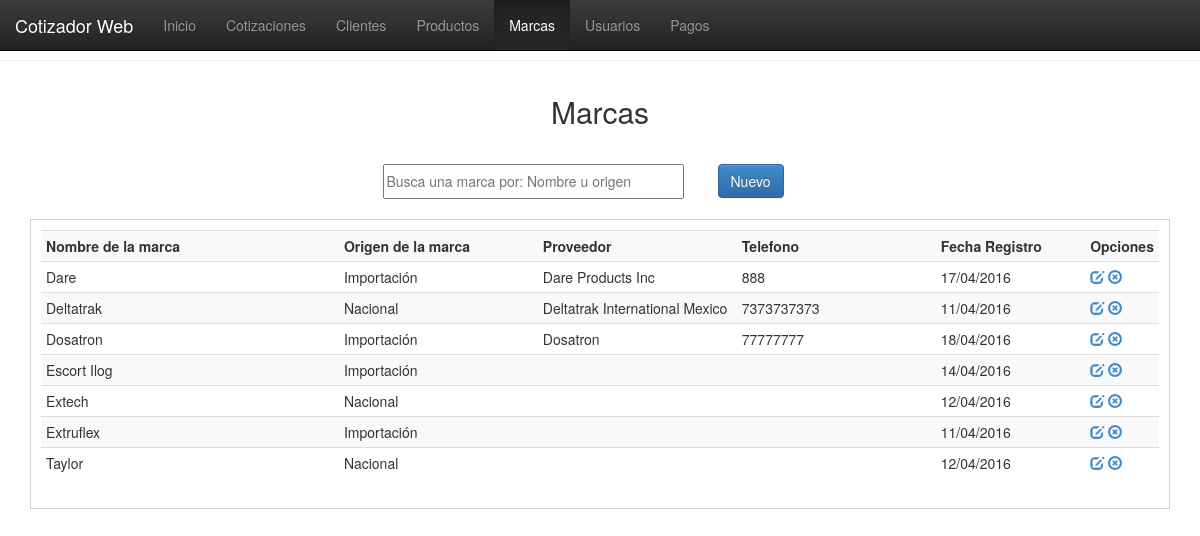
Before: /vistas/marcas.php with the older database file.
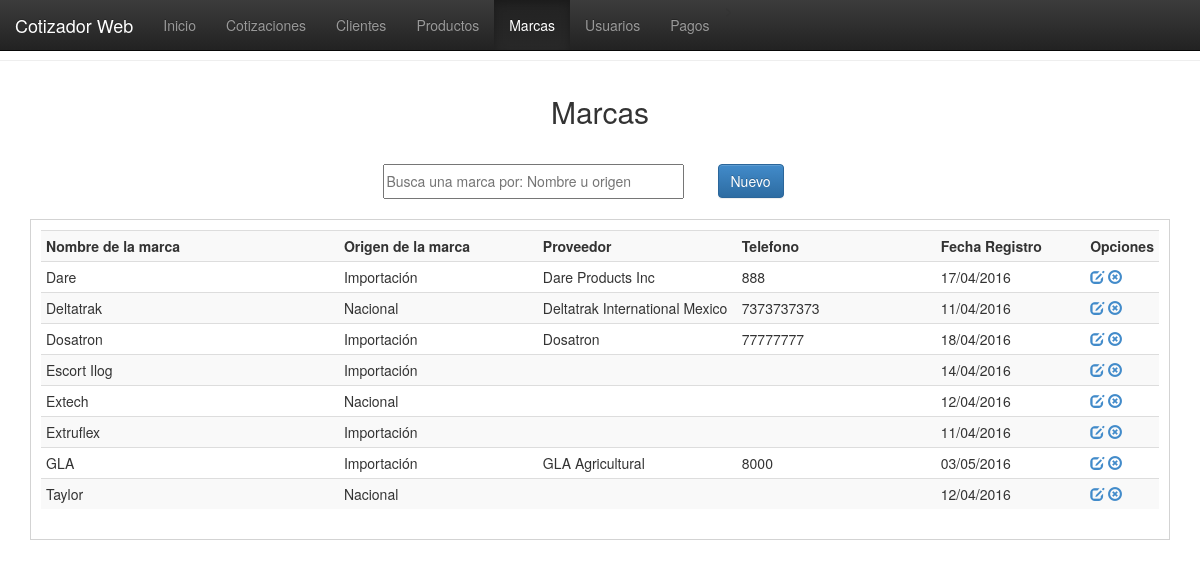
After: the same page with the newer database file.
### tables this page shows
CREATE TABLE `marcas` (
  `id_mca` int(11) NOT NULL,
  `nomb_mca` varchar(100) NOT NULL,
  `origen_mca` varchar(50) NOT NULL,
  `prov_mca` varchar(100) NOT NULL,
  `tel_mca` varchar(20) NOT NULL,
  `nota_mca` varchar(100) NOT NULL,
  `fecha_reg` date NOT NULL
);

### php/conexion.php (called while the page is built, shortened)
<?php
function fechaNormal($fecha){
		$nfecha = date('d/m/Y',strtotime($fecha));
		return $nfecha;
}
?>

### vistas/marcas.php (the view, shortened to what this page needs)
<!DOCTYPE html>
<html>
<head>
<link href="../css/estilo.css" rel="stylesheet">
<link href="../bootstrap/css/bootstrap.css" rel="stylesheet">
<link href="../bootstrap/css/bootstrap.min.css" rel="stylesheet">
<link href="../bootstrap/css/bootstrap-theme.css" rel="stylesheet">
<link href="../bootstrap/css/bootstrap-theme.min.css" rel="stylesheet">
</head>
<body>
  <nav class="navbar navbar-inverse navbar-fixed-top">
    <div class="container-fluid">
      <div class="navbar-header">
        <a class="navbar-brand" href="#">Cotizador Web</a>
      </div>
      <div class="collapse navbar-collapse" id="myNavbar">
        <ul class="nav navbar-nav">
          <li><a href="index.php">Inicio</a></li>>
          <li><a href="cotizaciones.php">Cotizaciones</a></li>
          <li><a href="clientes.php">Clientes</a></li>
          <li><a href="productos.php">Productos</a></li>
          <li class="active"><a href="marcas.php">Marcas</a></li>
          <li><a href="usuarios.php">Usuarios</a></li>
          <li><a href="pagos.php">Pagos</a></li>
        </ul>
      </div>
    </div>
  </nav>
  <br><br><hr>
    <header>Marcas</header>
    <section>
    <table border="0" align="center">
    	<tr>
        	<td width="335"><input type="text" placeholder="Busca una marca por: Nombre u origen" id="bs-mca"/></td>
            <td width="100"><button id="nueva-marca" class="btn btn-primary">Nuevo</button></td>
        </tr>
    </table>
    </section>
    <div class="registros" id="agrega-registros-mca">
        <table class="table table-striped table-condensed table-hover">
            <tr>
                <th width="300">Nombre de la marca</th>
                <th width="200">Origen de la marca</th>
                <th width="200">Proveedor</th>
                <th width="200">Telefono</th>
                <th width="150">Fecha Registro</th>
                <th width="50">Opciones</th>
            </tr>
        <?php
            include('../php/conexion.php');
            $registro = mysql_query("SELECT * FROM marcas ORDER BY nomb_mca ASC");
            while($registro2 = mysql_fetch_array($registro)){
                echo '<tr>
                        <td>'.$registro2['nomb_mca'].'</td>
                        <td>'.$registro2['origen_mca'].'</td>
                        <td>'.$registro2['prov_mca'].'</td>
                        <td>'.$registro2['tel_mca'].'</td>
                        <td>'.fechaNormal($registro2['fecha_reg']).'</td>
                        <td>
                            <a href="javascript:editarMarca('.$registro2['id_mca'].');" class="glyphicon glyphicon-edit"></a>
                            <a href="javascript:eliminarMarca('.$registro2['id_mca'].');" class="glyphicon glyphicon-remove-circle"></a>
                        </td>
                    </tr>';
            }
        ?>
        </table>
    </div>
</body>
</html>

Changed rows visible on the page:
added marcas: nomb_mca "GLA", origen_mca "Importación", prov_mca "GLA Agricultural", tel_mca "8000", fecha_reg "03/05/2016"
